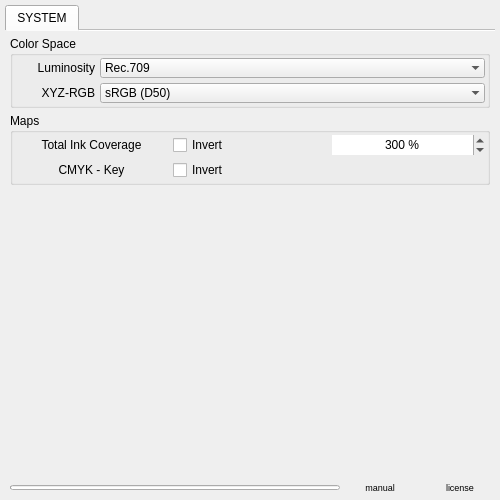
<?xml version="1.0" encoding="UTF-8"?>
<ui version="4.0">
 <class>sampler_settings</class>
 <widget class="QWidget" name="sampler_settings">
  <property name="geometry">
   <rect>
    <x>0</x>
    <y>0</y>
    <width>500</width>
    <height>500</height>
   </rect>
  </property>
  <property name="sizePolicy">
   <sizepolicy hsizetype="Ignored" vsizetype="Ignored">
    <horstretch>0</horstretch>
    <verstretch>0</verstretch>
   </sizepolicy>
  </property>
  <property name="focusPolicy">
   <enum>Qt::NoFocus</enum>
  </property>
  <layout class="QVBoxLayout" name="sampler_settings_layout">
   <property name="spacing">
    <number>0</number>
   </property>
   <property name="leftMargin">
    <number>0</number>
   </property>
   <property name="topMargin">
    <number>0</number>
   </property>
   <property name="rightMargin">
    <number>0</number>
   </property>
   <property name="bottomMargin">
    <number>0</number>
   </property>
   <item>
    <widget class="QWidget" name="settings" native="true">
     <property name="sizePolicy">
      <sizepolicy hsizetype="Ignored" vsizetype="Ignored">
       <horstretch>0</horstretch>
       <verstretch>0</verstretch>
      </sizepolicy>
     </property>
     <layout class="QVBoxLayout" name="settings_layout">
      <property name="spacing">
       <number>0</number>
      </property>
      <property name="leftMargin">
       <number>5</number>
      </property>
      <property name="topMargin">
       <number>5</number>
      </property>
      <property name="rightMargin">
       <number>5</number>
      </property>
      <property name="bottomMargin">
       <number>0</number>
      </property>
      <item>
       <widget class="QTabWidget" name="tab_widget">
        <property name="sizePolicy">
         <sizepolicy hsizetype="Expanding" vsizetype="Expanding">
          <horstretch>0</horstretch>
          <verstretch>0</verstretch>
         </sizepolicy>
        </property>
        <property name="currentIndex">
         <number>0</number>
        </property>
        <property name="documentMode">
         <bool>true</bool>
        </property>
        <property name="movable">
         <bool>true</bool>
        </property>
        <widget class="QWidget" name="tab_system">
         <property name="sizePolicy">
          <sizepolicy hsizetype="Preferred" vsizetype="Preferred">
           <horstretch>0</horstretch>
           <verstretch>0</verstretch>
          </sizepolicy>
         </property>
         <attribute name="title">
          <string>SYSTEM</string>
         </attribute>
         <layout class="QVBoxLayout" name="tab_system_layout">
          <property name="spacing">
           <number>0</number>
          </property>
          <property name="leftMargin">
           <number>0</number>
          </property>
          <property name="topMargin">
           <number>0</number>
          </property>
          <property name="rightMargin">
           <number>0</number>
          </property>
          <property name="bottomMargin">
           <number>0</number>
          </property>
          <item>
           <widget class="QScrollArea" name="scroll_area_system">
            <property name="focusPolicy">
             <enum>Qt::NoFocus</enum>
            </property>
            <property name="frameShape">
             <enum>QFrame::NoFrame</enum>
            </property>
            <property name="frameShadow">
             <enum>QFrame::Plain</enum>
            </property>
            <property name="lineWidth">
             <number>0</number>
            </property>
            <property name="widgetResizable">
             <bool>true</bool>
            </property>
            <property name="alignment">
             <set>Qt::AlignCenter</set>
            </property>
            <widget class="QWidget" name="scroll_area_contents_system">
             <property name="geometry">
              <rect>
               <x>0</x>
               <y>0</y>
               <width>490</width>
               <height>453</height>
              </rect>
             </property>
             <layout class="QVBoxLayout" name="scroll_area_contents_system_layout">
              <property name="spacing">
               <number>5</number>
              </property>
              <property name="leftMargin">
               <number>5</number>
              </property>
              <property name="topMargin">
               <number>5</number>
              </property>
              <property name="rightMargin">
               <number>5</number>
              </property>
              <property name="bottomMargin">
               <number>5</number>
              </property>
              <item>
               <widget class="QGroupBox" name="group_color_space">
                <property name="sizePolicy">
                 <sizepolicy hsizetype="Ignored" vsizetype="Fixed">
                  <horstretch>0</horstretch>
                  <verstretch>0</verstretch>
                 </sizepolicy>
                </property>
                <property name="focusPolicy">
                 <enum>Qt::NoFocus</enum>
                </property>
                <property name="title">
                 <string>Color Space</string>
                </property>
                <property name="flat">
                 <bool>true</bool>
                </property>
                <layout class="QGridLayout" name="group_color_space_layout">
                 <property name="leftMargin">
                  <number>2</number>
                 </property>
                 <property name="topMargin">
                  <number>2</number>
                 </property>
                 <property name="rightMargin">
                  <number>2</number>
                 </property>
                 <property name="bottomMargin">
                  <number>2</number>
                 </property>
                 <property name="spacing">
                  <number>5</number>
                 </property>
                 <item row="0" column="0">
                  <widget class="QLabel" name="cs_luminosity_label">
                   <property name="minimumSize">
                    <size>
                     <width>80</width>
                     <height>20</height>
                    </size>
                   </property>
                   <property name="maximumSize">
                    <size>
                     <width>80</width>
                     <height>20</height>
                    </size>
                   </property>
                   <property name="focusPolicy">
                    <enum>Qt::NoFocus</enum>
                   </property>
                   <property name="text">
                    <string>Luminosity</string>
                   </property>
                   <property name="alignment">
                    <set>Qt::AlignRight|Qt::AlignTrailing|Qt::AlignVCenter</set>
                   </property>
                  </widget>
                 </item>
                 <item row="0" column="1">
                  <widget class="QComboBox" name="cs_luminosity">
                   <property name="sizePolicy">
                    <sizepolicy hsizetype="Ignored" vsizetype="Fixed">
                     <horstretch>0</horstretch>
                     <verstretch>0</verstretch>
                    </sizepolicy>
                   </property>
                   <property name="maximumSize">
                    <size>
                     <width>16777215</width>
                     <height>20</height>
                    </size>
                   </property>
                   <property name="focusPolicy">
                    <enum>Qt::NoFocus</enum>
                   </property>
                   <property name="currentIndex">
                    <number>1</number>
                   </property>
                   <property name="frame">
                    <bool>false</bool>
                   </property>
                   <item>
                    <property name="text">
                     <string>Rec.601</string>
                    </property>
                   </item>
                   <item>
                    <property name="text">
                     <string>Rec.709</string>
                    </property>
                   </item>
                   <item>
                    <property name="text">
                     <string>Rec.2020</string>
                    </property>
                   </item>
                   <item>
                    <property name="text">
                     <string>Rec.2100</string>
                    </property>
                   </item>
                  </widget>
                 </item>
                 <item row="1" column="0">
                  <widget class="QLabel" name="cs_matrix_label">
                   <property name="minimumSize">
                    <size>
                     <width>80</width>
                     <height>20</height>
                    </size>
                   </property>
                   <property name="maximumSize">
                    <size>
                     <width>80</width>
                     <height>20</height>
                    </size>
                   </property>
                   <property name="focusPolicy">
                    <enum>Qt::NoFocus</enum>
                   </property>
                   <property name="text">
                    <string>XYZ-RGB</string>
                   </property>
                   <property name="alignment">
                    <set>Qt::AlignRight|Qt::AlignTrailing|Qt::AlignVCenter</set>
                   </property>
                  </widget>
                 </item>
                 <item row="1" column="1">
                  <widget class="QComboBox" name="cs_matrix">
                   <property name="sizePolicy">
                    <sizepolicy hsizetype="Ignored" vsizetype="Fixed">
                     <horstretch>0</horstretch>
                     <verstretch>0</verstretch>
                    </sizepolicy>
                   </property>
                   <property name="maximumSize">
                    <size>
                     <width>16777215</width>
                     <height>20</height>
                    </size>
                   </property>
                   <property name="focusPolicy">
                    <enum>Qt::NoFocus</enum>
                   </property>
                   <property name="currentIndex">
                    <number>0</number>
                   </property>
                   <property name="frame">
                    <bool>false</bool>
                   </property>
                   <item>
                    <property name="text">
                     <string>sRGB (D50)</string>
                    </property>
                   </item>
                   <item>
                    <property name="text">
                     <string>sRGB (D65)</string>
                    </property>
                   </item>
                   <item>
                    <property name="text">
                     <string>Adobe RGB (D50)</string>
                    </property>
                   </item>
                   <item>
                    <property name="text">
                     <string>Adobe RGB (D65)</string>
                    </property>
                   </item>
                   <item>
                    <property name="text">
                     <string>Apple RGB (D50)</string>
                    </property>
                   </item>
                   <item>
                    <property name="text">
                     <string>Apple RGB (D65)</string>
                    </property>
                   </item>
                   <item>
                    <property name="text">
                     <string>Best RGB (D50)</string>
                    </property>
                   </item>
                   <item>
                    <property name="text">
                     <string>Beta RGB (D65)</string>
                    </property>
                   </item>
                   <item>
                    <property name="text">
                     <string>Bruce RGB (D50)</string>
                    </property>
                   </item>
                   <item>
                    <property name="text">
                     <string>Bruce RGB (D65)</string>
                    </property>
                   </item>
                   <item>
                    <property name="text">
                     <string>CIE RGB (E)</string>
                    </property>
                   </item>
                   <item>
                    <property name="text">
                     <string>ColorMatch RGB (D50)</string>
                    </property>
                   </item>
                   <item>
                    <property name="text">
                     <string>Don RGB 4 (D50)</string>
                    </property>
                   </item>
                   <item>
                    <property name="text">
                     <string>ECI RGB (D50)</string>
                    </property>
                   </item>
                   <item>
                    <property name="text">
                     <string>Ekta Space PS5 (D50)</string>
                    </property>
                   </item>
                   <item>
                    <property name="text">
                     <string>NTSC RGB (C)</string>
                    </property>
                   </item>
                   <item>
                    <property name="text">
                     <string>PAL/SECAM RGB (D50)</string>
                    </property>
                   </item>
                   <item>
                    <property name="text">
                     <string>PAL/SECAM RGB (D65)</string>
                    </property>
                   </item>
                   <item>
                    <property name="text">
                     <string>ProPhoto RGB (D50)</string>
                    </property>
                   </item>
                   <item>
                    <property name="text">
                     <string>SMPTE-C RGB (D50)</string>
                    </property>
                   </item>
                   <item>
                    <property name="text">
                     <string>SMPTE-C RGB (D65)</string>
                    </property>
                   </item>
                   <item>
                    <property name="text">
                     <string>Wide Gamut RGB (D50)</string>
                    </property>
                   </item>
                  </widget>
                 </item>
                </layout>
               </widget>
              </item>
              <item>
               <widget class="QGroupBox" name="group_options">
                <property name="title">
                 <string>Maps</string>
                </property>
                <property name="flat">
                 <bool>true</bool>
                </property>
                <layout class="QGridLayout" name="group_options_layout">
                 <property name="leftMargin">
                  <number>2</number>
                 </property>
                 <property name="topMargin">
                  <number>2</number>
                 </property>
                 <property name="rightMargin">
                  <number>2</number>
                 </property>
                 <property name="bottomMargin">
                  <number>2</number>
                 </property>
                 <property name="spacing">
                  <number>5</number>
                 </property>
                 <item row="0" column="6">
                  <widget class="QSpinBox" name="tic_value">
                   <property name="sizePolicy">
                    <sizepolicy hsizetype="Ignored" vsizetype="Fixed">
                     <horstretch>0</horstretch>
                     <verstretch>0</verstretch>
                    </sizepolicy>
                   </property>
                   <property name="minimumSize">
                    <size>
                     <width>0</width>
                     <height>20</height>
                    </size>
                   </property>
                   <property name="maximumSize">
                    <size>
                     <width>16777215</width>
                     <height>20</height>
                    </size>
                   </property>
                   <property name="focusPolicy">
                    <enum>Qt::WheelFocus</enum>
                   </property>
                   <property name="frame">
                    <bool>false</bool>
                   </property>
                   <property name="alignment">
                    <set>Qt::AlignCenter</set>
                   </property>
                   <property name="buttonSymbols">
                    <enum>QAbstractSpinBox::UpDownArrows</enum>
                   </property>
                   <property name="suffix">
                    <string> %</string>
                   </property>
                   <property name="minimum">
                    <number>0</number>
                   </property>
                   <property name="maximum">
                    <number>400</number>
                   </property>
                   <property name="value">
                    <number>300</number>
                   </property>
                  </widget>
                 </item>
                 <item row="1" column="0">
                  <widget class="QPushButton" name="cmyk_key">
                   <property name="sizePolicy">
                    <sizepolicy hsizetype="Preferred" vsizetype="Preferred">
                     <horstretch>0</horstretch>
                     <verstretch>0</verstretch>
                    </sizepolicy>
                   </property>
                   <property name="maximumSize">
                    <size>
                     <width>16777215</width>
                     <height>20</height>
                    </size>
                   </property>
                   <property name="focusPolicy">
                    <enum>Qt::NoFocus</enum>
                   </property>
                   <property name="text">
                    <string>CMYK - Key</string>
                   </property>
                   <property name="flat">
                    <bool>true</bool>
                   </property>
                  </widget>
                 </item>
                 <item row="0" column="3">
                  <widget class="QCheckBox" name="tic_invert">
                   <property name="sizePolicy">
                    <sizepolicy hsizetype="Ignored" vsizetype="Fixed">
                     <horstretch>0</horstretch>
                     <verstretch>0</verstretch>
                    </sizepolicy>
                   </property>
                   <property name="minimumSize">
                    <size>
                     <width>0</width>
                     <height>20</height>
                    </size>
                   </property>
                   <property name="maximumSize">
                    <size>
                     <width>16777215</width>
                     <height>20</height>
                    </size>
                   </property>
                   <property name="focusPolicy">
                    <enum>Qt::NoFocus</enum>
                   </property>
                   <property name="text">
                    <string>Invert</string>
                   </property>
                  </widget>
                 </item>
                 <item row="1" column="3">
                  <widget class="QCheckBox" name="cmyk_invert">
                   <property name="sizePolicy">
                    <sizepolicy hsizetype="Ignored" vsizetype="Fixed">
                     <horstretch>0</horstretch>
                     <verstretch>0</verstretch>
                    </sizepolicy>
                   </property>
                   <property name="minimumSize">
                    <size>
                     <width>0</width>
                     <height>20</height>
                    </size>
                   </property>
                   <property name="maximumSize">
                    <size>
                     <width>16777215</width>
                     <height>20</height>
                    </size>
                   </property>
                   <property name="focusPolicy">
                    <enum>Qt::NoFocus</enum>
                   </property>
                   <property name="text">
                    <string>Invert</string>
                   </property>
                  </widget>
                 </item>
                 <item row="0" column="0">
                  <widget class="QPushButton" name="tic_display">
                   <property name="sizePolicy">
                    <sizepolicy hsizetype="Preferred" vsizetype="Preferred">
                     <horstretch>0</horstretch>
                     <verstretch>0</verstretch>
                    </sizepolicy>
                   </property>
                   <property name="maximumSize">
                    <size>
                     <width>16777215</width>
                     <height>20</height>
                    </size>
                   </property>
                   <property name="focusPolicy">
                    <enum>Qt::NoFocus</enum>
                   </property>
                   <property name="text">
                    <string>Total Ink Coverage</string>
                   </property>
                   <property name="checkable">
                    <bool>true</bool>
                   </property>
                   <property name="flat">
                    <bool>true</bool>
                   </property>
                  </widget>
                 </item>
                </layout>
               </widget>
              </item>
              <item>
               <spacer name="vertical_spacer_system">
                <property name="focusPolicy">
                 <enum>Qt::NoFocus</enum>
                </property>
                <property name="orientation">
                 <enum>Qt::Vertical</enum>
                </property>
                <property name="sizeHint" stdset="0">
                 <size>
                  <width>0</width>
                  <height>0</height>
                 </size>
                </property>
               </spacer>
              </item>
             </layout>
            </widget>
           </widget>
          </item>
         </layout>
        </widget>
       </widget>
      </item>
     </layout>
    </widget>
   </item>
   <item>
    <spacer name="vertical_spacer">
     <property name="sizePolicy">
      <sizepolicy hsizetype="Minimum" vsizetype="Preferred">
       <horstretch>0</horstretch>
       <verstretch>0</verstretch>
      </sizepolicy>
     </property>
     <property name="orientation">
      <enum>Qt::Vertical</enum>
     </property>
     <property name="sizeType">
      <enum>QSizePolicy::Preferred</enum>
     </property>
     <property name="sizeHint" stdset="0">
      <size>
       <width>0</width>
       <height>0</height>
      </size>
     </property>
    </spacer>
   </item>
   <item>
    <layout class="QHBoxLayout" name="group_footer_layout">
     <property name="spacing">
      <number>0</number>
     </property>
     <property name="leftMargin">
      <number>10</number>
     </property>
     <property name="bottomMargin">
      <number>5</number>
     </property>
     <item>
      <widget class="QProgressBar" name="progress_bar">
       <property name="sizePolicy">
        <sizepolicy hsizetype="Ignored" vsizetype="Fixed">
         <horstretch>0</horstretch>
         <verstretch>0</verstretch>
        </sizepolicy>
       </property>
       <property name="maximumSize">
        <size>
         <width>16777215</width>
         <height>5</height>
        </size>
       </property>
       <property name="value">
        <number>0</number>
       </property>
       <property name="alignment">
        <set>Qt::AlignCenter</set>
       </property>
       <property name="textVisible">
        <bool>false</bool>
       </property>
      </widget>
     </item>
     <item>
      <widget class="QPushButton" name="manual">
       <property name="sizePolicy">
        <sizepolicy hsizetype="Ignored" vsizetype="Fixed">
         <horstretch>0</horstretch>
         <verstretch>0</verstretch>
        </sizepolicy>
       </property>
       <property name="minimumSize">
        <size>
         <width>0</width>
         <height>15</height>
        </size>
       </property>
       <property name="maximumSize">
        <size>
         <width>80</width>
         <height>15</height>
        </size>
       </property>
       <property name="font">
        <font>
         <pointsize>7</pointsize>
        </font>
       </property>
       <property name="focusPolicy">
        <enum>Qt::NoFocus</enum>
       </property>
       <property name="text">
        <string>manual</string>
       </property>
       <property name="flat">
        <bool>true</bool>
       </property>
      </widget>
     </item>
     <item>
      <widget class="QPushButton" name="license">
       <property name="sizePolicy">
        <sizepolicy hsizetype="Ignored" vsizetype="Fixed">
         <horstretch>0</horstretch>
         <verstretch>0</verstretch>
        </sizepolicy>
       </property>
       <property name="minimumSize">
        <size>
         <width>0</width>
         <height>15</height>
        </size>
       </property>
       <property name="maximumSize">
        <size>
         <width>80</width>
         <height>15</height>
        </size>
       </property>
       <property name="font">
        <font>
         <pointsize>7</pointsize>
        </font>
       </property>
       <property name="focusPolicy">
        <enum>Qt::NoFocus</enum>
       </property>
       <property name="text">
        <string>license</string>
       </property>
       <property name="flat">
        <bool>true</bool>
       </property>
      </widget>
     </item>
    </layout>
   </item>
  </layout>
 </widget>
 <resources/>
 <connections/>
</ui>
